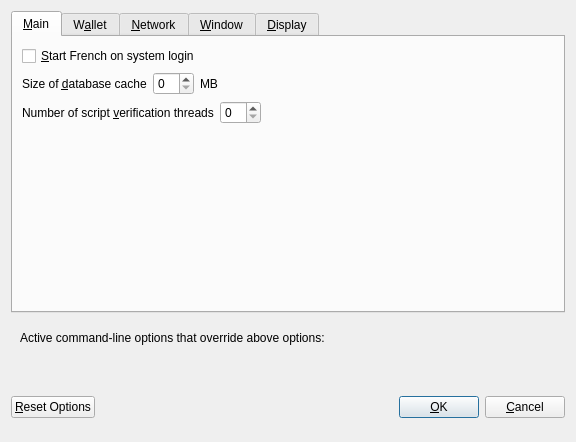
<?xml version="1.0" encoding="UTF-8"?>
<ui version="4.0">
 <class>OptionsDialog</class>
 <widget class="QDialog" name="OptionsDialog">
  <property name="geometry">
   <rect>
    <x>0</x>
    <y>0</y>
    <width>576</width>
    <height>442</height>
   </rect>
  </property>
  <property name="windowTitle">
   <string>Options</string>
  </property>
  <property name="modal">
   <bool>true</bool>
  </property>
  <layout class="QVBoxLayout" name="verticalLayout">
   <item>
    <widget class="QTabWidget" name="tabWidget">
     <property name="currentIndex">
      <number>0</number>
     </property>
     <widget class="QWidget" name="tabMain">
      <attribute name="title">
       <string>&amp;Main</string>
      </attribute>
      <layout class="QVBoxLayout" name="verticalLayout_Main">
       <item>
        <widget class="QCheckBox" name="bitcoinAtStartup">
         <property name="toolTip">
          <string>Automatically start French after logging in to the system.</string>
         </property>
         <property name="text">
          <string>&amp;Start French on system login</string>
         </property>
        </widget>
       </item>
       <item>
        <layout class="QHBoxLayout" name="horizontalLayout_2_Main">
         <item>
          <widget class="QLabel" name="databaseCacheLabel">
           <property name="text">
            <string>Size of &amp;database cache</string>
           </property>
           <property name="textFormat">
            <enum>Qt::PlainText</enum>
           </property>
           <property name="buddy">
            <cstring>databaseCache</cstring>
           </property>
          </widget>
         </item>
         <item>
          <widget class="QSpinBox" name="databaseCache"/>
         </item>
         <item>
          <widget class="QLabel" name="databaseCacheUnitLabel">
           <property name="text">
            <string>MB</string>
           </property>
           <property name="textFormat">
            <enum>Qt::PlainText</enum>
           </property>
          </widget>
         </item>
         <item>
          <spacer name="horizontalSpacer_2_Main">
           <property name="orientation">
            <enum>Qt::Horizontal</enum>
           </property>
           <property name="sizeHint" stdset="0">
            <size>
             <width>40</width>
             <height>20</height>
            </size>
           </property>
          </spacer>
         </item>
        </layout>
       </item>
       <item>
        <layout class="QHBoxLayout" name="horizontalLayout_3_Main">
         <item>
          <widget class="QLabel" name="threadsScriptVerifLabel">
           <property name="text">
            <string>Number of script &amp;verification threads</string>
           </property>
           <property name="textFormat">
            <enum>Qt::PlainText</enum>
           </property>
           <property name="buddy">
            <cstring>threadsScriptVerif</cstring>
           </property>
          </widget>
         </item>
         <item>
          <widget class="QSpinBox" name="threadsScriptVerif">
           <property name="toolTip">
            <string>(0 = auto, &lt;0 = leave that many cores free)</string>
           </property>
          </widget>
         </item>
         <item>
          <spacer name="horizontalSpacer_3_Main">
           <property name="orientation">
            <enum>Qt::Horizontal</enum>
           </property>
           <property name="sizeHint" stdset="0">
            <size>
             <width>40</width>
             <height>20</height>
            </size>
           </property>
          </spacer>
         </item>
        </layout>
       </item>
       <item>
        <spacer name="verticalSpacer_2">
         <property name="orientation">
          <enum>Qt::Vertical</enum>
         </property>
         <property name="sizeHint" stdset="0">
          <size>
           <width>20</width>
           <height>40</height>
          </size>
         </property>
        </spacer>
       </item>
      </layout>
     </widget>
     <widget class="QWidget" name="tabWallet">
      <attribute name="title">
       <string>W&amp;allet</string>
      </attribute>
      <layout class="QVBoxLayout" name="verticalLayout_Wallet">
       <item>
        <layout class="QHBoxLayout" name="horizontalLayout_2_Wallet">
         <item>
          <widget class="QLabel" name="labelStakeSplitThresholdText">
           <property name="text">
            <string>Stake split threshold:</string>
           </property>
          </widget>
         </item>
         <item>
          <widget class="QSpinBox" name="spinBoxStakeSplitThreshold">
           <property name="minimum">
            <number>1</number>
           </property>
           <property name="maximum">
            <number>999999</number>
           </property>
          </widget>
         </item>
        </layout>
       </item>
       <item>
        <widget class="QGroupBox" name="groupBox">
         <property name="title">
          <string>Expert</string>
         </property>
         <layout class="QVBoxLayout" name="verticalLayout_2">
          <item>
           <widget class="QCheckBox" name="coinControlFeatures">
            <property name="toolTip">
             <string>Whether to show coin control features or not.</string>
            </property>
            <property name="text">
             <string>Enable coin &amp;control features</string>
            </property>
           </widget>
          </item>
          <item>
           <widget class="QCheckBox" name="showMasternodesTab">
            <property name="toolTip">
             <string>Show additional tab listing all your masternodes in first sub-tab&lt;br/&gt;and all masternodes on the network in second sub-tab.</string>
            </property>
            <property name="text">
             <string>Show Masternodes Tab</string>
            </property>
           </widget>
          </item>
          <item>
           <widget class="QCheckBox" name="spendZeroConfChange">
            <property name="toolTip">
             <string>If you disable the spending of unconfirmed change, the change from a transaction&lt;br/&gt;cannot be used until that transaction has at least one confirmation.&lt;br/&gt;This also affects how your balance is computed.</string>
            </property>
            <property name="text">
             <string>&amp;Spend unconfirmed change</string>
            </property>
           </widget>
          </item>
         </layout>
        </widget>
       </item>
       <item>
        <spacer name="verticalSpacer_Wallet">
         <property name="orientation">
          <enum>Qt::Vertical</enum>
         </property>
         <property name="sizeHint" stdset="0">
          <size>
           <width>20</width>
           <height>40</height>
          </size>
         </property>
        </spacer>
       </item>
      </layout>
     </widget>
     <widget class="QWidget" name="tabNetwork">
      <attribute name="title">
       <string>&amp;Network</string>
      </attribute>
      <layout class="QVBoxLayout" name="verticalLayout_Network">
       <item>
        <widget class="QCheckBox" name="mapPortUpnp">
         <property name="toolTip">
          <string>Automatically open the French client port on the router. This only works when your router supports UPnP and it is enabled.</string>
         </property>
         <property name="text">
          <string>Map port using &amp;UPnP</string>
         </property>
        </widget>
       </item>
       <item>
        <widget class="QCheckBox" name="allowIncoming">
         <property name="toolTip">
          <string>Accept connections from outside</string>
         </property>
         <property name="text">
          <string>Allow incoming connections</string>
         </property>
        </widget>
       </item>
       <item>
        <widget class="QCheckBox" name="connectSocks">
         <property name="toolTip">
          <string>Connect to the French network through a SOCKS5 proxy.</string>
         </property>
         <property name="text">
          <string>&amp;Connect through SOCKS5 proxy (default proxy):</string>
         </property>
        </widget>
       </item>
       <item>
        <layout class="QHBoxLayout" name="horizontalLayout_1_Network">
         <item>
          <widget class="QLabel" name="proxyIpLabel">
           <property name="text">
            <string>Proxy &amp;IP:</string>
           </property>
           <property name="textFormat">
            <enum>Qt::PlainText</enum>
           </property>
           <property name="buddy">
            <cstring>proxyIp</cstring>
           </property>
          </widget>
         </item>
         <item>
          <widget class="QValidatedLineEdit" name="proxyIp">
           <property name="minimumSize">
            <size>
             <width>140</width>
             <height>0</height>
            </size>
           </property>
           <property name="maximumSize">
            <size>
             <width>140</width>
             <height>16777215</height>
            </size>
           </property>
           <property name="toolTip">
            <string>IP address of the proxy (e.g. IPv4: 127.0.0.1 / IPv6: ::1)</string>
           </property>
          </widget>
         </item>
         <item>
          <widget class="QLabel" name="proxyPortLabel">
           <property name="text">
            <string>&amp;Port:</string>
           </property>
           <property name="textFormat">
            <enum>Qt::PlainText</enum>
           </property>
           <property name="buddy">
            <cstring>proxyPort</cstring>
           </property>
          </widget>
         </item>
         <item>
          <widget class="QLineEdit" name="proxyPort">
           <property name="minimumSize">
            <size>
             <width>55</width>
             <height>0</height>
            </size>
           </property>
           <property name="maximumSize">
            <size>
             <width>55</width>
             <height>16777215</height>
            </size>
           </property>
           <property name="toolTip">
            <string>Port of the proxy (e.g. 9050)</string>
           </property>
          </widget>
         </item>
         <item>
          <spacer name="horizontalSpacer_1_Network">
           <property name="orientation">
            <enum>Qt::Horizontal</enum>
           </property>
           <property name="sizeHint" stdset="0">
            <size>
             <width>40</width>
             <height>20</height>
            </size>
           </property>
          </spacer>
         </item>
        </layout>
       </item>
       <item>
        <spacer name="verticalSpacer_Network">
         <property name="orientation">
          <enum>Qt::Vertical</enum>
         </property>
         <property name="sizeHint" stdset="0">
          <size>
           <width>20</width>
           <height>40</height>
          </size>
         </property>
        </spacer>
       </item>
      </layout>
     </widget>
     <widget class="QWidget" name="tabWindow">
      <attribute name="title">
       <string>&amp;Window</string>
      </attribute>
      <layout class="QVBoxLayout" name="verticalLayout_Window">
       <item>
        <widget class="QCheckBox" name="minimizeToTray">
         <property name="toolTip">
          <string>Show only a tray icon after minimizing the window.</string>
         </property>
         <property name="text">
          <string>&amp;Minimize to the tray instead of the taskbar</string>
         </property>
        </widget>
       </item>
       <item>
        <widget class="QCheckBox" name="minimizeOnClose">
         <property name="toolTip">
          <string>Minimize instead of exit the application when the window is closed. When this option is enabled, the application will be closed only after selecting Quit in the menu.</string>
         </property>
         <property name="text">
          <string>M&amp;inimize on close</string>
         </property>
        </widget>
       </item>
       <item>
        <spacer name="verticalSpacer_Window">
         <property name="orientation">
          <enum>Qt::Vertical</enum>
         </property>
         <property name="sizeHint" stdset="0">
          <size>
           <width>20</width>
           <height>40</height>
          </size>
         </property>
        </spacer>
       </item>
      </layout>
     </widget>
     <widget class="QWidget" name="tabDisplay">
      <attribute name="title">
       <string>&amp;Display</string>
      </attribute>
      <layout class="QVBoxLayout" name="verticalLayout_Display">
       <item>
        <layout class="QHBoxLayout" name="horizontalLayout_1_Display">
         <item>
          <widget class="QLabel" name="langLabel">
           <property name="text">
            <string>User Interface &amp;language:</string>
           </property>
           <property name="textFormat">
            <enum>Qt::PlainText</enum>
           </property>
           <property name="buddy">
            <cstring>lang</cstring>
           </property>
          </widget>
         </item>
         <item>
          <widget class="QValueComboBox" name="lang">
           <property name="toolTip">
            <string>The user interface language can be set here. This setting will take effect after restarting French.</string>
           </property>
          </widget>
         </item>
        </layout>
       </item>
       <item>
        <widget class="Line" name="line">
         <property name="orientation">
          <enum>Qt::Horizontal</enum>
         </property>
        </widget>
       </item>
       <item>
        <layout class="QHBoxLayout" name="horizontalLayout_2_Display">
         <item>
          <widget class="QLabel" name="unitLabel">
           <property name="text">
            <string>&amp;Unit to show amounts in:</string>
           </property>
           <property name="textFormat">
            <enum>Qt::PlainText</enum>
           </property>
           <property name="buddy">
            <cstring>unit</cstring>
           </property>
          </widget>
         </item>
         <item>
          <widget class="QValueComboBox" name="unit">
           <property name="toolTip">
            <string>Choose the default subdivision unit to show in the interface and when sending coins.</string>
           </property>
          </widget>
         </item>
        </layout>
       </item>
       <item>
        <layout class="QHBoxLayout" name="horizontalLayout_5_Display">
         <item>
          <widget class="QLabel" name="digitsLabel">
           <property name="text">
            <string>Decimal digits</string>
           </property>
          </widget>
         </item>
         <item>
          <widget class="QValueComboBox" name="digits"/>
         </item>
        </layout>
       </item>
       <item>
        <layout class="QHBoxLayout" name="horizontalLayout_3_Display">
         <item>
          <widget class="QLabel" name="thirdPartyTxUrlsLabel">
           <property name="toolTip">
            <string>Third party URLs (e.g. a block explorer) that appear in the transactions tab as context menu items. %s in the URL is replaced by transaction hash. Multiple URLs are separated by vertical bar |.</string>
           </property>
           <property name="text">
            <string>Third party transaction URLs</string>
           </property>
           <property name="buddy">
            <cstring>thirdPartyTxUrls</cstring>
           </property>
          </widget>
         </item>
         <item>
          <widget class="QLineEdit" name="thirdPartyTxUrls">
           <property name="toolTip">
            <string>Third party URLs (e.g. a block explorer) that appear in the transactions tab as context menu items. %s in the URL is replaced by transaction hash. Multiple URLs are separated by vertical bar |.</string>
           </property>
          </widget>
         </item>
        </layout>
       </item>
       <item>
        <spacer name="verticalSpacer">
         <property name="orientation">
          <enum>Qt::Vertical</enum>
         </property>
         <property name="sizeHint" stdset="0">
          <size>
           <width>20</width>
           <height>40</height>
          </size>
         </property>
        </spacer>
       </item>
      </layout>
     </widget>
    </widget>
   </item>
   <item>
    <widget class="QFrame" name="frame">
     <layout class="QVBoxLayout" name="verticalLayout_Bottom">
      <item>
       <layout class="QHBoxLayout" name="horizontalLayout_Bottom">
        <item>
         <widget class="QLabel" name="overriddenByCommandLineInfoLabel">
          <property name="text">
           <string>Active command-line options that override above options:</string>
          </property>
          <property name="textFormat">
           <enum>Qt::PlainText</enum>
          </property>
         </widget>
        </item>
        <item>
         <spacer name="horizontalSpacer_Bottom">
          <property name="orientation">
           <enum>Qt::Horizontal</enum>
          </property>
          <property name="sizeHint" stdset="0">
           <size>
            <width>40</width>
            <height>20</height>
           </size>
          </property>
         </spacer>
        </item>
       </layout>
      </item>
      <item>
       <widget class="QLabel" name="overriddenByCommandLineLabel">
        <property name="text">
         <string/>
        </property>
        <property name="textFormat">
         <enum>Qt::PlainText</enum>
        </property>
        <property name="wordWrap">
         <bool>true</bool>
        </property>
       </widget>
      </item>
     </layout>
    </widget>
   </item>
   <item>
    <layout class="QHBoxLayout" name="horizontalLayout_Buttons">
     <item>
      <widget class="QPushButton" name="resetButton">
       <property name="toolTip">
        <string>Reset all client options to default.</string>
       </property>
       <property name="text">
        <string>&amp;Reset Options</string>
       </property>
       <property name="autoDefault">
        <bool>false</bool>
       </property>
      </widget>
     </item>
     <item>
      <spacer name="horizontalSpacer_1">
       <property name="orientation">
        <enum>Qt::Horizontal</enum>
       </property>
       <property name="sizeHint" stdset="0">
        <size>
         <width>40</width>
         <height>48</height>
        </size>
       </property>
      </spacer>
     </item>
     <item>
      <widget class="QLabel" name="statusLabel">
       <property name="minimumSize">
        <size>
         <width>200</width>
         <height>0</height>
        </size>
       </property>
       <property name="font">
        <font>
         <weight>75</weight>
         <bold>true</bold>
        </font>
       </property>
       <property name="text">
        <string/>
       </property>
       <property name="textFormat">
        <enum>Qt::PlainText</enum>
       </property>
       <property name="wordWrap">
        <bool>true</bool>
       </property>
      </widget>
     </item>
     <item>
      <spacer name="horizontalSpacer_2">
       <property name="orientation">
        <enum>Qt::Horizontal</enum>
       </property>
       <property name="sizeHint" stdset="0">
        <size>
         <width>40</width>
         <height>48</height>
        </size>
       </property>
      </spacer>
     </item>
     <item>
      <widget class="QPushButton" name="okButton">
       <property name="text">
        <string>&amp;OK</string>
       </property>
       <property name="autoDefault">
        <bool>false</bool>
       </property>
       <property name="default">
        <bool>true</bool>
       </property>
      </widget>
     </item>
     <item>
      <widget class="QPushButton" name="cancelButton">
       <property name="text">
        <string>&amp;Cancel</string>
       </property>
       <property name="autoDefault">
        <bool>false</bool>
       </property>
      </widget>
     </item>
    </layout>
   </item>
  </layout>
 </widget>
 <customwidgets>
  <customwidget>
   <class>QValidatedLineEdit</class>
   <extends>QLineEdit</extends>
   <header>qvalidatedlineedit.h</header>
  </customwidget>
  <customwidget>
   <class>QValueComboBox</class>
   <extends>QComboBox</extends>
   <header>qvaluecombobox.h</header>
  </customwidget>
 </customwidgets>
 <resources/>
 <connections/>
</ui>
